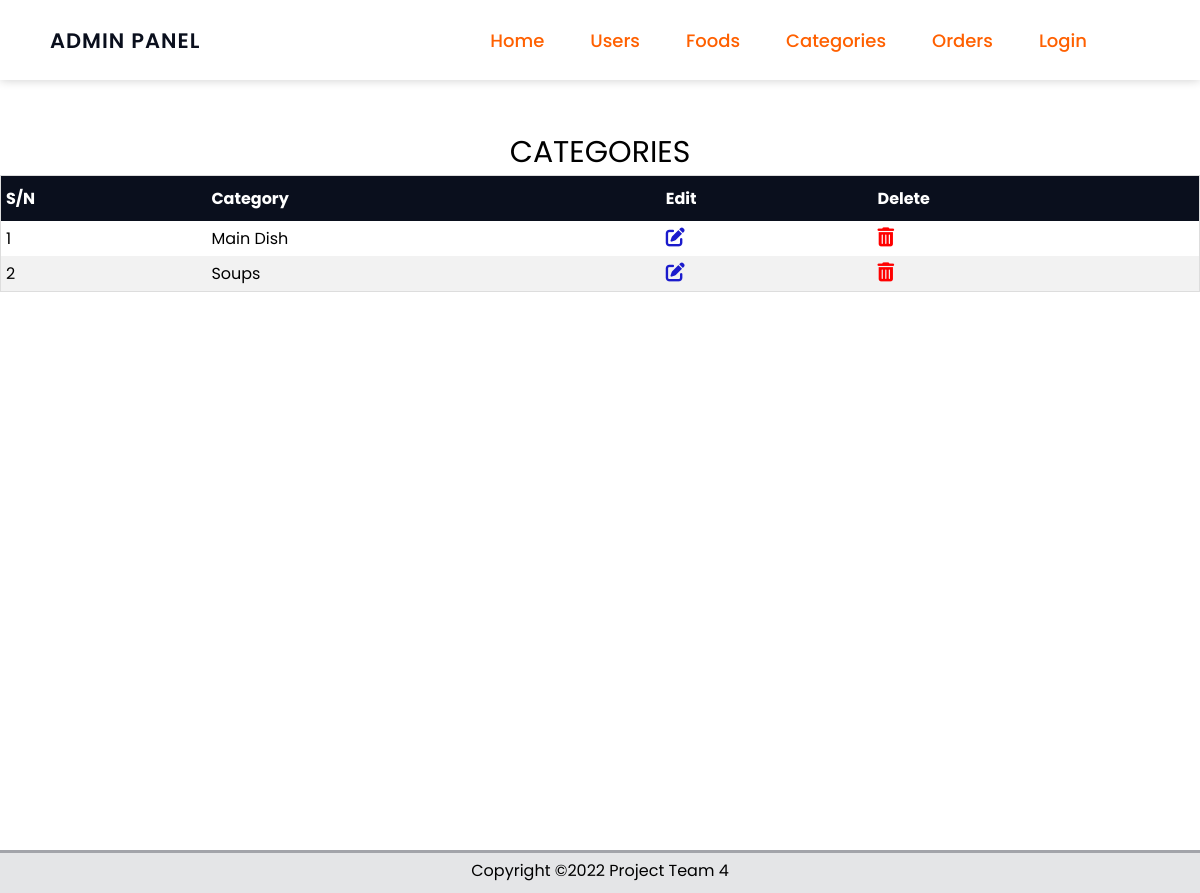
Page /category on the earlier database version.
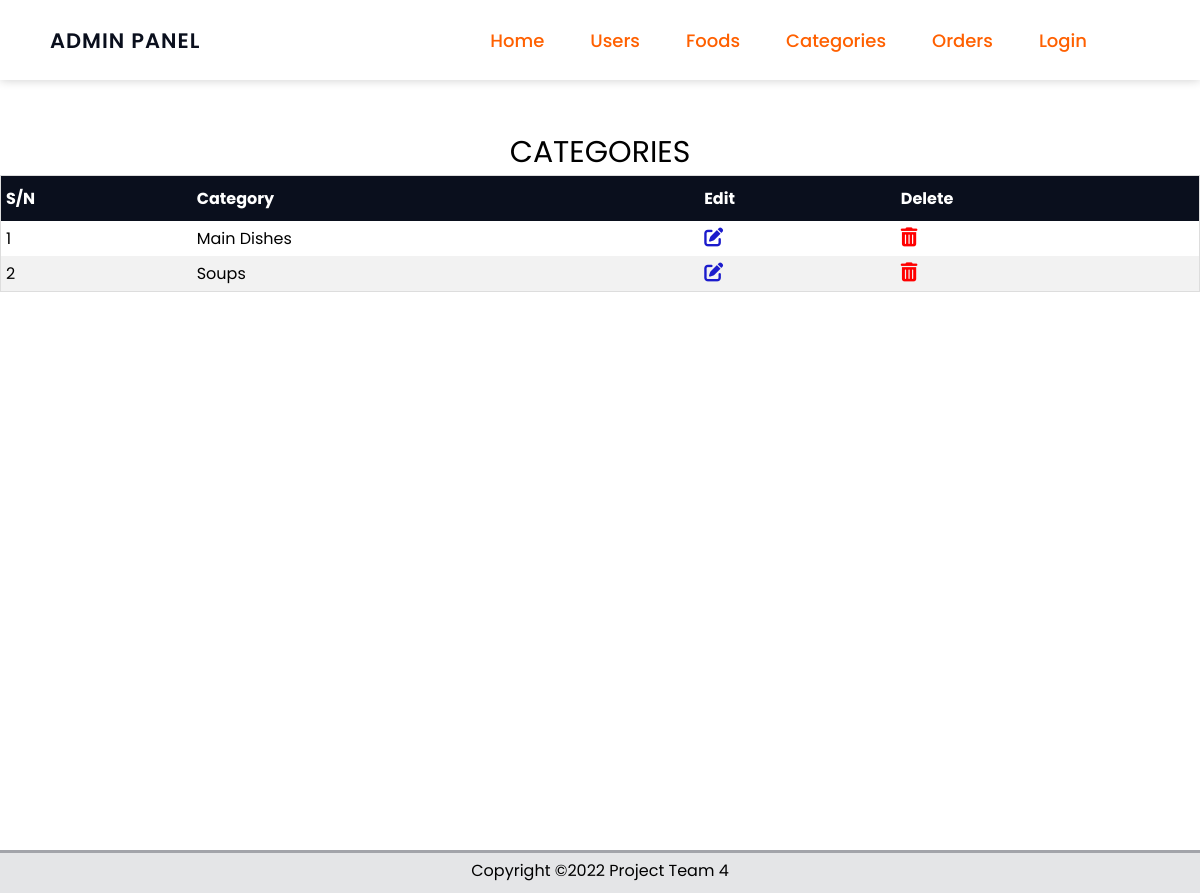
Same page on the later database version.
### eatapp/foods/models.py (models this page shows)
class Categories(db.Model):
    id = db.Column(db.Integer, primary_key=True, nullable=False)   # user id
    category_name = db.Column(db.String(50), unique=True, nullable=False)    # username field

### eatapp/foods/routes.py (the view)
@app.route("/category")
def category():
    categories = Categories.query.all()
    if request.method == "POST":
        pass
    return render_template('admin/category.html', title='Category', categories=categories)

### eatapp/templates/admin/category.html
{% extends 'admin/layout.html' %}
{% block content %}
<div class="table-container">
    <table class="table">
        <caption>CATEGORIES</caption>
        <thead>
            <th>S/N</th>
            <th>Category</th>
            <th>Edit</th>
            <th>Delete</th>
        </thead>
        <tbody>
            {% for category in categories %}
            <tr>
                <td> {{ loop.index }} </td>
                <td>{{ category.category_name }}</td>
                <td>
                    <a href="{{url_for('updateCategory', id=category.id)}}" title="edit {{category.category_name}}" ><i class="edit fa-solid fa-pen-to-square"></i></a>
                </td>
                <td>
                    <a href="#" title="delete {{category.category_name}}"><i class="delete fa-solid fa-trash-can"></i></a>
                </td>
            </tr>
            {% endfor %}
        </tbody>
    </table>
</div>
{% endblock content %}

### eatapp/templates/admin/layout.html (shortened to what this page needs)
<!DOCTYPE html>
<html lang="en">
<head>
    <link rel="stylesheet" href="{{url_for('static', filename='css/main.css')}}">
    <link rel="stylesheet" href="{{url_for('static', filename='css/forms.css')}}">
    <link rel="stylesheet" href="{{url_for('static', filename='css/alerts.css')}}">
    <link rel="stylesheet" href="{{url_for('static', filename='css/addcategory.css')}}">
    <link rel="stylesheet" href="{{url_for('static', filename='css/admin.css')}}">
</head>
<body>
    <nav class="navbar">
        <div class="logo">
            <a href="{{url_for('admin')}}">
                <span>ADMIN PANEL</span>
            </a>
        </div>
        <ul>
            <li>
                <a href="{{url_for('home')}}">Home</a>
            </li>
            <li>
                <a href="#">Users</a>
            </li>
            <li>
                <a href="{{url_for('foods')}}">Foods</a>
            </li>
            <li>
                <a href="#">Categories</a>
            </li>
            <li>
                <a href="#">Orders</a>
            </li>
            <li>
                <a href="{{url_for('login')}}">Login</a>
            </li>
        </ul>
    </nav>
    {% block content %} {% endblock content %}
    <footer id="footer">
        <div class="container">
            <div class="bottom-content">
                <p>Copyright &copy;2022 Project Team 4</p>
            </div>
        </div>
    </footer>
</body>
</html>

### eatapp/static/css/main.css (style rules this page uses)
* { padding: 0; margin: 0; box-sizing: border-box; font-family: 'poppins', sans-serif; list-style-type: none; text-decoration: none; }
html, body { width: 100%; background-repeat: no-repeat; scroll-behavior: smooth; }
.navbar { width: 100%; height: 10vh; background: #fff; display: flex; align-items: center; padding: 0 100px 0 50px; box-shadow: 0 0 10px rgba(10, 4, 1, 0.2); justify-content: space-between; }
.navbar .logo span { font-weight: 600; letter-spacing: 1px; font-size: 21px; color: rgb(10, 15, 29); }
.navbar ul { display: flex; justify-content: flex-end; }
.navbar ul li { margin-left: 20px; }
.navbar ul li a { color: rgb(255,96,0); font-size: 18px; font-weight: 500; padding: 13px; cursor: pointer; transition: all 0.3s ease; }
#footer { bottom: 0; background: rgba(121, 124, 133, 0.2); border-top: 3px solid rgba(10, 15, 29, 0.3); max-width: 100%; position: relative; width: 100%; }
#footer .container { width: 80%; margin: 0 auto; }
#footer .container .bottom-content { text-align: center; padding: 5px 0 10px 0; }

### eatapp/static/css/forms.css (style rules this page uses)
* { margin: 0; padding: 0; box-sizing: border-box; font-family: 'Poppins', sans-serif; text-decoration: none; list-style-type: none; }

### eatapp/static/css/admin.css (style rules this page uses)
.table-container { max-width: 100%; height: 90vh; }
.table { overflow-x: auto; border-collapse: collapse; border-spacing: 0; width: 100%; border: 1px solid #ddd; margin-top: 50px; }
.table caption { font-size: 30px; }
.table th { text-align: left; padding: 10px 5px; background-color: rgb(10, 15, 29); color: #fff; }
.table td { text-align: left; padding: 5px; }
.table tr:nth-child(even) { background-color: #f2f2f2; }
.edit { color: rgb(27, 27, 204); font-size: 19px; }
.delete { color: red; font-size: 19px; }

Differences in the rows shown:
changed Categories: category_name "Main Dish" → "Main Dishes"
